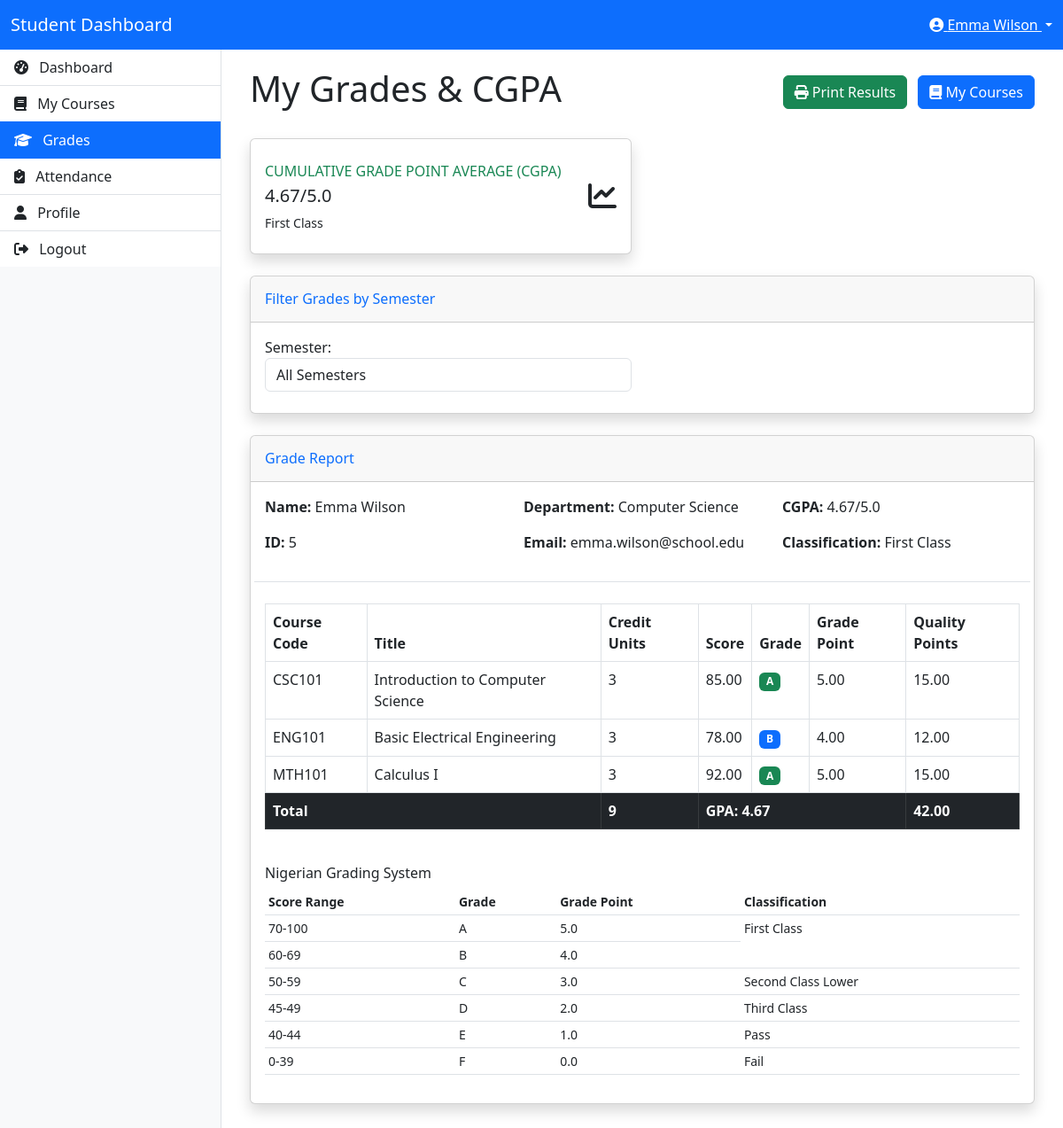
Page /student/grades.php (signed in) on the committed database.
### tables this page shows
CREATE TABLE IF NOT EXISTS users (
    id INT AUTO_INCREMENT PRIMARY KEY,
    full_name VARCHAR(100) NOT NULL,
    email VARCHAR(100) NOT NULL UNIQUE,
    password VARCHAR(255) NOT NULL,
    user_type_id INT NOT NULL,
    department_id INT,
    age INT,
    profile_picture VARCHAR(255) DEFAULT 'default.jpg',
    created_at TIMESTAMP DEFAULT CURRENT_TIMESTAMP,
    FOREIGN KEY (user_type_id) REFERENCES user_types(id),
    FOREIGN KEY (department_id) REFERENCES departments(id)
);

CREATE TABLE IF NOT EXISTS departments (
    id INT AUTO_INCREMENT PRIMARY KEY,
    name VARCHAR(100) NOT NULL,
    created_at TIMESTAMP DEFAULT CURRENT_TIMESTAMP
);

CREATE TABLE IF NOT EXISTS grades (
    id INT AUTO_INCREMENT PRIMARY KEY,
    student_id INT NOT NULL,
    course_id INT NOT NULL,
    semester_id INT NOT NULL,
    score DECIMAL(5,2) DEFAULT NULL,
    grade CHAR(2) DEFAULT NULL,
    grade_point DECIMAL(3,2) DEFAULT NULL,
    graded_by INT NOT NULL,
    graded_at TIMESTAMP DEFAULT CURRENT_TIMESTAMP,
    FOREIGN KEY (student_id) REFERENCES users(id),
    FOREIGN KEY (course_id) REFERENCES courses(id),
    FOREIGN KEY (semester_id) REFERENCES semesters(id),
    FOREIGN KEY (graded_by) REFERENCES users(id)
);

CREATE TABLE IF NOT EXISTS courses (
    id INT AUTO_INCREMENT PRIMARY KEY,
    course_code VARCHAR(20) NOT NULL,
    title VARCHAR(100) NOT NULL,
    department_id INT NOT NULL,
    semester_id INT NOT NULL,
    credit_units INT NOT NULL,
    teacher_id INT,
    FOREIGN KEY (department_id) REFERENCES departments(id),
    FOREIGN KEY (semester_id) REFERENCES semesters(id),
    FOREIGN KEY (teacher_id) REFERENCES users(id)
);

### student/grades.php (the view, shortened to what the rows shown need)
<?php
require_once '../classes/SessionManager.php';
require_once '../classes/User.php';
require_once '../classes/Grade.php';
$user_id = SessionManager::getUserId();
$user = new User();
$userData = $user->getUserById($user_id);
$grade = new Grade();
$selected_semester_id = isset($_GET['semester_id']) ? intval($_GET['semester_id']) : 0;
$allGrades = $grade->getStudentGrades($user_id);
if ($selected_semester_id > 0) {
    $filteredGrades = array_filter($allGrades, function($g) use ($selected_semester_id) {
        return $g['semester_id'] == $selected_semester_id;
    });
    $semesterGPA = $grade->calculateSemesterGPA($user_id, $selected_semester_id);
    $semesterClassification = Utility::getCGPAClassification($semesterGPA);
} else {
    $filteredGrades = $allGrades;
}
?>
<!DOCTYPE html>
<html lang="en">
<head>
    <link href="https://cdn.jsdelivr.net/npm/bootstrap@5.3.0-alpha1/dist/css/bootstrap.min.css" rel="stylesheet">
    <link rel="stylesheet" href="https://cdnjs.cloudflare.com/ajax/libs/font-awesome/6.4.0/css/all.min.css">
</head>
<body>
    <nav class="navbar navbar-expand-lg navbar-dark bg-primary">
        <div class="container-fluid">
            <div class="ms-auto">
                <div class="dropdown">
                    <a class="text-white dropdown-toggle" href="#" role="button" id="dropdownMenuLink" data-bs-toggle="dropdown" aria-expanded="false">
                        <i class="fas fa-user-circle"></i> <?php echo $userData['full_name']; ?>
                    </a>
                </div>
            </div>
        </div>
    </nav>
    <div class="layout-container">
        <div class="content">
            <div class="container-fluid">
                <div class="d-flex justify-content-between align-items-center mb-4">
                    <h1>My Grades & CGPA</h1>
                </div>
                <div class="card shadow mb-4" id="printableArea">
                    <div class="card-body">
                        <div class="row mb-4 border-bottom pb-3">
                            <div class="col-md-4">
                                <p><strong>Name:</strong> <?php echo $userData['full_name']; ?></p>
                                <p><strong>ID:</strong> <?php echo $userData['id']; ?></p>
                            </div>
                            <div class="col-md-4">
                                <p><strong>Department:</strong> <?php echo $userData['department_name']; ?></p>
                                <p><strong>Email:</strong> <?php echo $userData['email']; ?></p>
                            </div>
                        </div>
                        <?php if (empty($filteredGrades)): ?>
                            <div class="alert alert-info">
                                <p>No grades available for the selected semester.</p>
                            </div>
                        <?php else: ?>
                            <div class="table-responsive">
                                <table class="table table-bordered" width="100%" cellspacing="0">
                                    <thead>
                                        <tr>
                                            <th>Course Code</th>
                                            <th>Title</th>
                                            <th>Credit Units</th>
                                            <th>Score</th>
                                            <th>Grade</th>
                                            <th>Grade Point</th>
                                            <th>Quality Points</th>
                                        </tr>
                                    </thead>
                                    <tbody>
                                        <?php
                                        $totalCreditUnits = 0;
                                        $totalQualityPoints = 0;
                                        foreach ($filteredGrades as $g):
                                            $qualityPoints = $g['grade_point'] * $g['credit_units'];
                                            $totalCreditUnits += $g['credit_units'];
                                            $totalQualityPoints += $qualityPoints;
                                        ?>
                                            <tr>
                                                <td><?php echo $g['course_code']; ?></td>
                                                <td><?php echo $g['title']; ?></td>
                                                <td><?php echo $g['credit_units']; ?></td>
                                                <td><?php echo $g['score']; ?></td>
                                                <td>
                                                    <span class="badge <?php echo ($g['grade'] == 'F') ? 'bg-danger' : (($g['grade'] == 'A') ? 'bg-success' : 'bg-primary'); ?>">
                                                        <?php echo $g['grade']; ?>
                                                    </span>
                                                </td>
                                                <td><?php echo $g['grade_point']; ?></td>
                                                <td><?php echo number_format($qualityPoints, 2); ?></td>
                                            </tr>
                                        <?php endforeach; ?>
                                    </tbody>
                                    <tfoot>
                                        <tr class="table-dark">
                                            <th colspan="2">Total</th>
                                            <th><?php echo $totalCreditUnits; ?></th>
                                            <th colspan="3">GPA: <?php echo ($totalCreditUnits > 0) ? number_format($totalQualityPoints / $totalCreditUnits, 2) : '0.00'; ?></th>
                                            <th><?php echo number_format($totalQualityPoints, 2); ?></th>
                                        </tr>
                                    </tfoot>
                                </table>
                            </div>
                        <?php endif; ?>
                        <div class="mt-4 small">
                            <table class="table table-sm">
                                <thead>
                                    <tr>
                                        <th>Score Range</th>
                                        <th>Grade</th>
                                        <th>Grade Point</th>
                                        <th>Classification</th>
                                    </tr>
                                </thead>
                            </table>
                        </div>
                    </div>
                </div>
            </div>
        </div>
    </div>
</body>
</html>

### rows in the picture
users: full_name "Emma Wilson", id "5", department.name "Computer Science", email "emma.wilson@school.edu"
grades: course.course_code "CSC101", course.title "Introduction to Computer Science", course.credit_units "3", score "85.00", grade "A", grade_point "5.00", grade_point.credit_units "15.00"
grades: course.course_code "ENG101", course.title "Basic Electrical Engineering", course.credit_units "3", score "78.00", grade "B", grade_point "4.00", grade_point.credit_units "12.00"
grades: course.course_code "MTH101", course.title "Calculus I", course.credit_units "3", score "92.00", grade "A", grade_point "5.00", grade_point.credit_units "15.00"

### other values in the picture
$cgpa "4.67"
$classification "First Class"
$totalCreditUnits "9"
$totalQualityPoints / $totalCreditUnits "4.67"
$totalQualityPoints "42.00"
